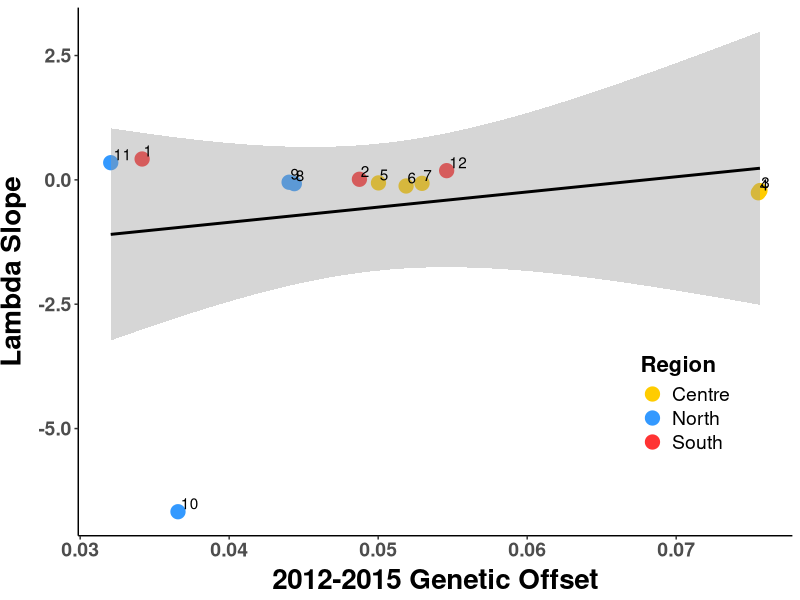
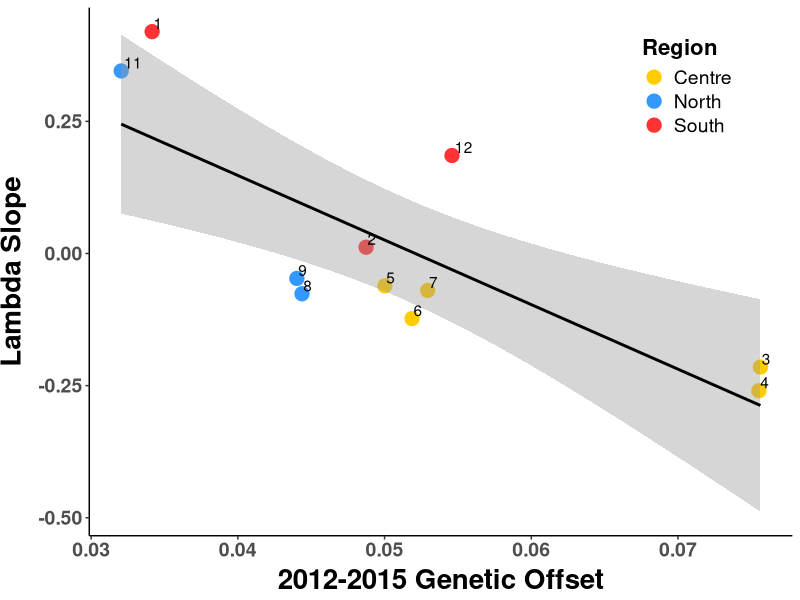
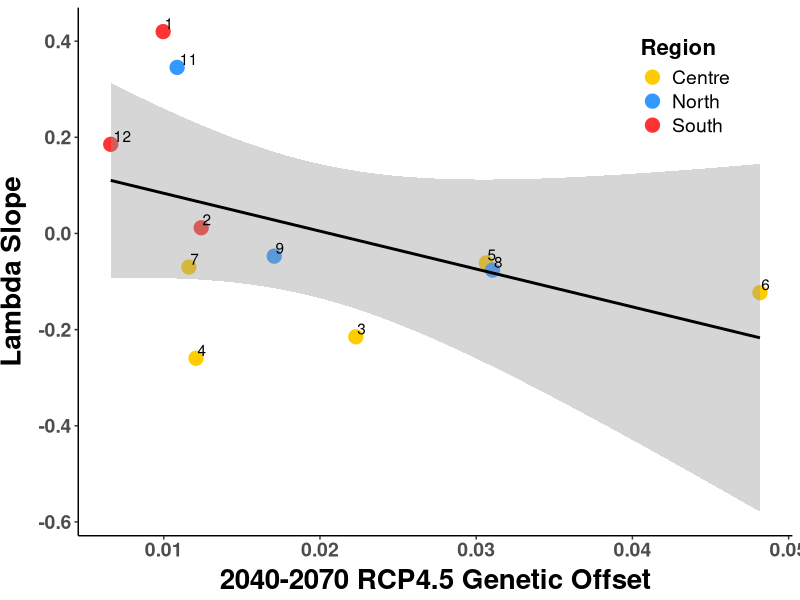
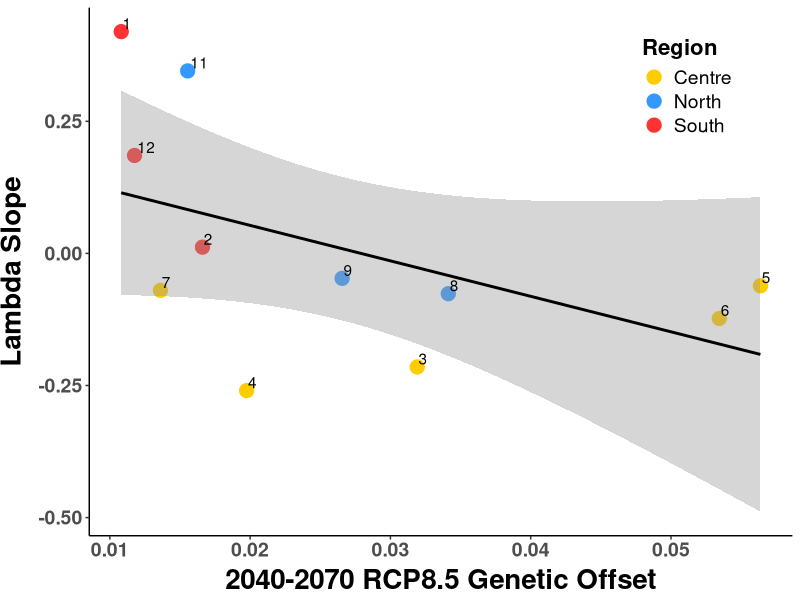
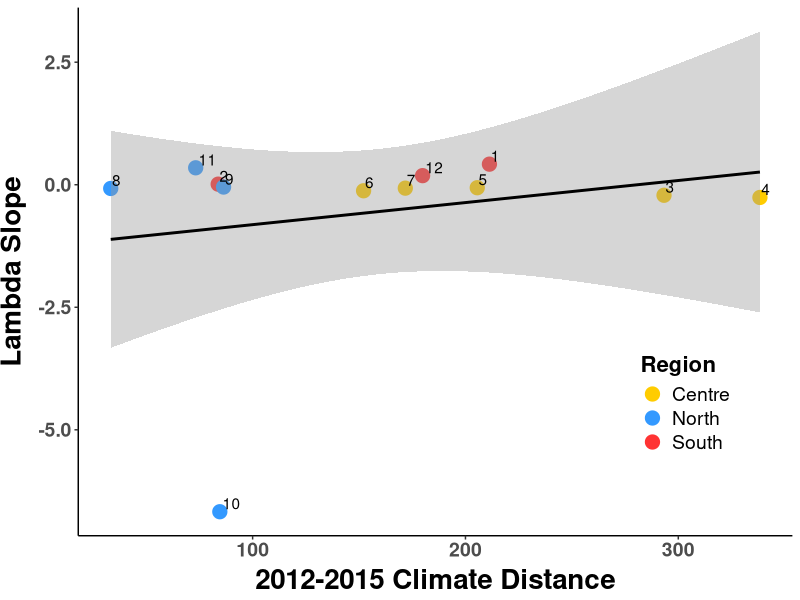
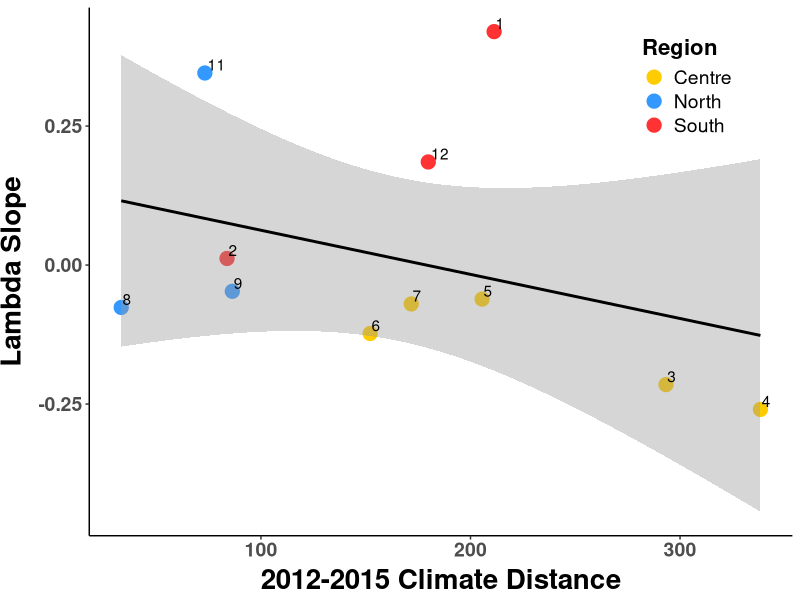
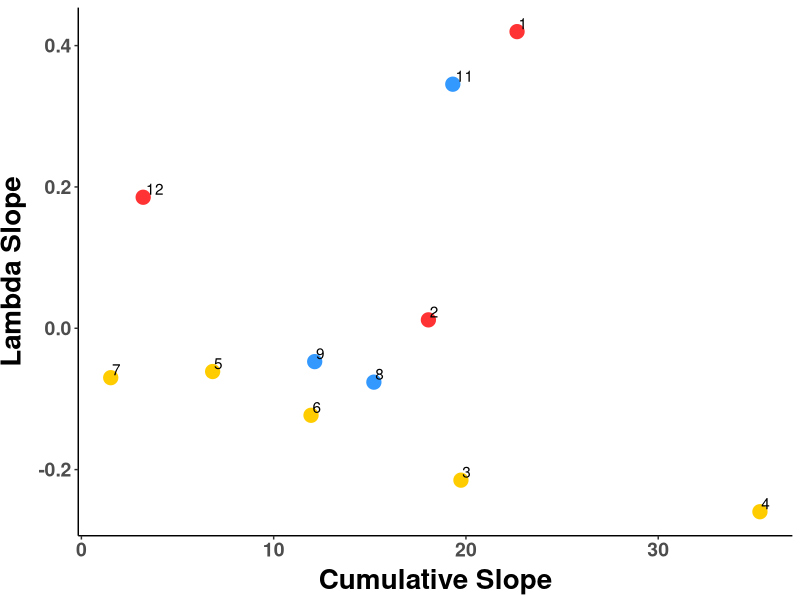
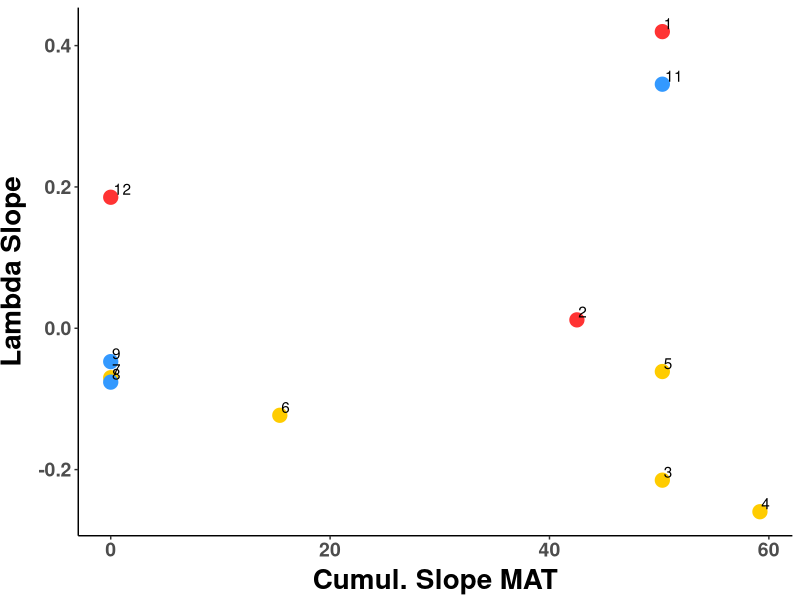

Write R code to recreate these figures, in order.
##################################################################################
## Gradient forest plots
## Author Daniel Anstett
## 
## 
## Last Modified September 19, 2022
###################################################################################

#Library install and import
library(tidyverse) 
library(car)
library(ggrepel)

#Import data
offset_pop_nocumul <- read_csv("Genomics_scripts/Data/offset_pop_lambda.csv")
slope.cumul <- read_csv("Genomics_scripts/Data/slope.cumul.csv")
slope.cumul.unique <- read_csv("Genomics_scripts/Data/slope.cumul.unique.csv")
offset_pop <- cbind(offset_pop_nocumul,slope.cumul,slope.cumul.unique)
colnames(offset_pop)[18] <- "cumul_MAT" ; colnames(offset_pop)[19] <- "cumul_MAP"

offset_pop_mod <- offset_pop %>% filter(Paper_ID!=10)

#stats
lm.1215 <- lm(lambda_slope~offset_1215,data=offset_pop)
lm.1215_mod <- lm(lambda_slope~offset_1215,data=offset_pop_mod)

lm.4.5_mod <- lm(lambda_slope~offset_4.5,data=offset_pop_mod)
lm.8.5_mod <- lm(lambda_slope~offset_8.5,data=offset_pop_mod)

lm.dist <- lm(lambda_slope~clim_distance,data=offset_pop)
lm.dist_mod <- lm(lambda_slope~clim_distance,data=offset_pop_mod)


#Without pop 10
summary(lm.1215_mod)
Anova(lm.1215_mod,type="III")

summary(lm.4.5_mod)
Anova(lm.4.5_mod,type="III")

summary(lm.8.5_mod)
Anova(lm.8.5_mod,type="III")

summary(lm.dist_mod)
Anova(lm.dist_mod,type="III")


# With pop 10
summary(lm.1215)
Anova(lm.1215,type="III")

summary(lm.dist)
Anova(lm.dist,type="III")




###########################################################################################################

#2012-2015 offset plotted against lambda
ggplot(offset_pop, aes(x=offset_1215, y=lambda_slope, label=Paper_ID)) + 
  geom_point(aes(color=Region), size =4.5)+
  geom_smooth(method=lm,color="black")+
#  geom_label_repel(aes(label = Paper_ID))+
  geom_text(hjust=-.15, vjust=-.2)+
  scale_y_continuous(name="Lambda Slope")+
  scale_x_continuous(name="2012-2015 Genetic Offset")+
  scale_color_manual(values= c("North"="#3399FF", "Centre"="#FFCC00", "South"="#FF3333"))+
  theme_classic() + theme(
    axis.text.x = element_text(size=14, face="bold"),
    axis.text.y = element_text(size=14,face="bold"),
    axis.title.x = element_text(color="black", size=20, vjust = 0.5, face="bold"),
    axis.title.y = element_text(color="black", size=20,vjust = 2, face="bold",hjust=0.5),
    legend.position = c(0.85, 0.25),legend.text=element_text(size=14),
    legend.title=element_text(size=16,face="bold"))
#ggsave("Graphs_Oct_22/offset_lambda_slope_1215.pdf",width=8, height = 6, units = "in")



#2012-2015 offset plotted against lambda, rm pop 10
ggplot(offset_pop_mod, aes(x=offset_1215, y=lambda_slope, label=Paper_ID)) + 
  geom_point(aes(color=Region), size =4.5)+
  geom_smooth(method=lm,color="black")+
  #  geom_label_repel(aes(label = Paper_ID))+
  geom_text(hjust=-.15, vjust=-.2)+
  scale_y_continuous(name="Lambda Slope")+
  scale_x_continuous(name="2012-2015 Genetic Offset")+
  scale_color_manual(values= c("North"="#3399FF", "Centre"="#FFCC00", "South"="#FF3333"))+
  theme_classic() + theme(
    axis.text.x = element_text(size=14, face="bold"),
    axis.text.y = element_text(size=14,face="bold"),
    axis.title.x = element_text(color="black", size=20, vjust = 0.5, face="bold"),
    axis.title.y = element_text(color="black", size=20,vjust = 2, face="bold",hjust=0.5),
    legend.position = c(0.85, 0.85),legend.text=element_text(size=14),
    legend.title=element_text(size=16,face="bold"))
#ggsave("Graphs_Oct_22/offset_lambda_slope_1215_mod.pdf",width=7, height = 5, units = "in")

#RCP 4.5 offset plotted against lambda, rm pop 10
ggplot(offset_pop_mod, aes(x=offset_4.5, y=lambda_slope, label=Paper_ID)) + 
  geom_point(aes(color=Region), size =4.5)+
  geom_smooth(method=lm,color="black")+
  #  geom_label_repel(aes(label = Paper_ID))+
  geom_text(hjust=-.15, vjust=-.2)+
  scale_y_continuous(name="Lambda Slope")+
  scale_x_continuous(name="2040-2070 RCP4.5 Genetic Offset")+
  scale_color_manual(values= c("North"="#3399FF", "Centre"="#FFCC00", "South"="#FF3333"))+
  theme_classic() + theme(
    axis.text.x = element_text(size=14, face="bold"),
    axis.text.y = element_text(size=14,face="bold"),
    axis.title.x = element_text(color="black", size=20, vjust = 0.5, face="bold"),
    axis.title.y = element_text(color="black", size=20,vjust = 2, face="bold",hjust=0.5),
    legend.position = c(0.85, 0.85),legend.text=element_text(size=14),
    legend.title=element_text(size=16,face="bold"))
ggsave("Graphs_Oct_22/offset_lambda_slope_rcp4.5_mod.pdf",width=7, height = 5, units = "in")

#RCP 4.5 offset plotted against lambda, rm pop 10
ggplot(offset_pop_mod, aes(x=offset_8.5, y=lambda_slope, label=Paper_ID)) + 
  geom_point(aes(color=Region), size =4.5)+
  geom_smooth(method=lm,color="black")+
  #  geom_label_repel(aes(label = Paper_ID))+
  geom_text(hjust=-.15, vjust=-.2)+
  scale_y_continuous(name="Lambda Slope")+
  scale_x_continuous(name="2040-2070 RCP8.5 Genetic Offset")+
  scale_color_manual(values= c("North"="#3399FF", "Centre"="#FFCC00", "South"="#FF3333"))+
  theme_classic() + theme(
    axis.text.x = element_text(size=14, face="bold"),
    axis.text.y = element_text(size=14,face="bold"),
    axis.title.x = element_text(color="black", size=20, vjust = 0.5, face="bold"),
    axis.title.y = element_text(color="black", size=20,vjust = 2, face="bold",hjust=0.5),
    legend.position = c(0.85, 0.85),legend.text=element_text(size=14),
    legend.title=element_text(size=16,face="bold"))
ggsave("Graphs_Oct_22/offset_lambda_slope_rcp8.5_mod.pdf",width=7, height = 5, units = "in")


###########################

#climate distance plotted against lambda
ggplot(offset_pop, aes(x=clim_distance, y=lambda_slope, label=Paper_ID)) + 
  geom_point(aes(color=Region), size =4.5)+
  geom_smooth(method=lm,color="black")+
  #  geom_label_repel(aes(label = Paper_ID))+
  geom_text(hjust=-.15, vjust=-.2)+
  scale_y_continuous(name="Lambda Slope")+
  scale_x_continuous(name="2012-2015 Climate Distance")+
  scale_color_manual(values= c("North"="#3399FF", "Centre"="#FFCC00", "South"="#FF3333"))+
  theme_classic() + theme(
    axis.text.x = element_text(size=14, face="bold"),
    axis.text.y = element_text(size=14,face="bold"),
    axis.title.x = element_text(color="black", size=20, vjust = 0.5, face="bold"),
    axis.title.y = element_text(color="black", size=20,vjust = 2, face="bold",hjust=0.5),
    legend.position = c(0.85, 0.25),legend.text=element_text(size=14),
    legend.title=element_text(size=16,face="bold"))
ggsave("Graphs_Oct_22/5_distance_lambda.pdf",width=8, height = 6, units = "in")

#climate distance plotted against lambda, rm pop 10
ggplot(offset_pop_mod, aes(x=clim_distance, y=lambda_slope, label=Paper_ID)) + 
  geom_point(aes(color=Region), size =4.5)+
  geom_smooth(method=lm,color="black")+
  #  geom_label_repel(aes(label = Paper_ID))+
  geom_text(hjust=-.15, vjust=-.2)+
  scale_y_continuous(name="Lambda Slope")+
  scale_x_continuous(name="2012-2015 Climate Distance")+
  scale_color_manual(values= c("North"="#3399FF", "Centre"="#FFCC00", "South"="#FF3333"))+
  theme_classic() + theme(
    axis.text.x = element_text(size=14, face="bold"),
    axis.text.y = element_text(size=14,face="bold"),
    axis.title.x = element_text(color="black", size=20, vjust = 0.5, face="bold"),
    axis.title.y = element_text(color="black", size=20,vjust = 2, face="bold",hjust=0.5),
    legend.position = c(0.85, 0.85),legend.text=element_text(size=14),
    legend.title=element_text(size=16,face="bold"))
ggsave("Graphs_Oct_22/5_distance_lambda_mod.pdf",width=7, height = 5, units = "in")




#######################################################################################################3####

##Cumulative slope plotted against lambda. No Site 10

#Cumulative meteric across all env of cumulative slope

#MAT
ggplot(offset_pop_mod, aes(x=cumul_slope, y=lambda_slope, label=Paper_ID)) + 
  geom_point(aes(color=Region), size =4.5)+
  #  geom_smooth(method=lm,color="black")+
  #  geom_label_repel(aes(label = Paper_ID))+
  geom_text(hjust=-.15, vjust=-.2)+
  scale_y_continuous(name="Lambda Slope")+
  scale_x_continuous(name="Cumulative Slope")+
  scale_color_manual(values= c("North"="#3399FF", "Centre"="#FFCC00", "South"="#FF3333"))+
  theme_classic() + theme(
    axis.text.x = element_text(size=14, face="bold"),
    axis.text.y = element_text(size=14,face="bold"),
    axis.title.x = element_text(color="black", size=20, vjust = 0.5, face="bold"),
    axis.title.y = element_text(color="black", size=20,vjust = 2, face="bold",hjust=0.5),
    legend.position = c(1.85, 0.85),legend.text=element_text(size=14),
    legend.title=element_text(size=16,face="bold"))
ggsave("Graphs_Oct_22/lamda_cumul_slope_unique.pdf",width=7, height = 5, units = "in")




#MAT
ggplot(offset_pop_mod, aes(x=cumul_MAT, y=lambda_slope, label=Paper_ID)) + 
  geom_point(aes(color=Region), size =4.5)+
  #  geom_smooth(method=lm,color="black")+
  #  geom_label_repel(aes(label = Paper_ID))+
  geom_text(hjust=-.15, vjust=-.2)+
  scale_y_continuous(name="Lambda Slope")+
  scale_x_continuous(name="Cumul. Slope MAT")+
  scale_color_manual(values= c("North"="#3399FF", "Centre"="#FFCC00", "South"="#FF3333"))+
  theme_classic() + theme(
    axis.text.x = element_text(size=14, face="bold"),
    axis.text.y = element_text(size=14,face="bold"),
    axis.title.x = element_text(color="black", size=20, vjust = 0.5, face="bold"),
    axis.title.y = element_text(color="black", size=20,vjust = 2, face="bold",hjust=0.5),
    legend.position = c(1.85, 0.85),legend.text=element_text(size=14),
    legend.title=element_text(size=16,face="bold"))
ggsave("Graphs_Oct_22/lamda_cumul_slope_mat.pdf",width=7, height = 5, units = "in")

#MAP
ggplot(offset_pop_mod, aes(x=cumul_MAP, y=lambda_slope, label=Paper_ID)) + 
  geom_point(aes(color=Region), size =4.5)+
  #  geom_smooth(method=lm,color="black")+
  #  geom_label_repel(aes(label = Paper_ID))+
  geom_text(hjust=-.15, vjust=-.2)+
  scale_y_continuous(name="Lambda Slope")+
  scale_x_continuous(name="Cumul. Slope MAP")+
  scale_color_manual(values= c("North"="#3399FF", "Centre"="#FFCC00", "South"="#FF3333"))+
  theme_classic() + theme(
    axis.text.x = element_text(size=14, face="bold"),
    axis.text.y = element_text(size=14,face="bold"),
    axis.title.x = element_text(color="black", size=20, vjust = 0.5, face="bold"),
    axis.title.y = element_text(color="black", size=20,vjust = 2, face="bold",hjust=0.5),
    legend.position = c(1.85, 0.85),legend.text=element_text(size=14),
    legend.title=element_text(size=16,face="bold"))
ggsave("Graphs_Oct_22/lamda_cumul_slope_map.pdf",width=7, height = 5, units = "in")


#CMD
ggplot(offset_pop_mod, aes(x=cumul_CMD, y=lambda_slope, label=Paper_ID)) + 
  geom_point(aes(color=Region), size =4.5)+
  #  geom_smooth(method=lm,color="black")+
  #  geom_label_repel(aes(label = Paper_ID))+
  geom_text(hjust=-.15, vjust=-.2)+
  scale_y_continuous(name="Lambda Slope")+
  scale_x_continuous(name="Cumul. Slope CMD")+
  scale_color_manual(values= c("North"="#3399FF", "Centre"="#FFCC00", "South"="#FF3333"))+
  theme_classic() + theme(
    axis.text.x = element_text(size=14, face="bold"),
    axis.text.y = element_text(size=14,face="bold"),
    axis.title.x = element_text(color="black", size=20, vjust = 0.5, face="bold"),
    axis.title.y = element_text(color="black", size=20,vjust = 2, face="bold",hjust=0.5),
    legend.position = c(1.85, 0.85),legend.text=element_text(size=14),
    legend.title=element_text(size=16,face="bold"))
ggsave("Graphs_Oct_22/lamda_cumul_slope_cmd.pdf",width=7, height = 5, units = "in")




#######################################################################################################3####

##Cumulative slope plotted 2012-2015 offset. No Site 10


#cumul predicting offset
ggplot(offset_pop, aes(x=cumul_slope, y=offset_1215, label=Paper_ID)) + 
  geom_point(aes(color=Region), size =4.5)+
  #  geom_smooth(method=lm,color="black")+
  #  geom_label_repel(aes(label = Paper_ID))+
  geom_text(hjust=-.15, vjust=-.2)+
  scale_y_continuous(name="2012-2015 Genetic Offset")+
  scale_x_continuous(name="Cumulative Slope")+
  scale_color_manual(values= c("North"="#3399FF", "Centre"="#FFCC00", "South"="#FF3333"))+
  theme_classic() + theme(
    axis.text.x = element_text(size=14, face="bold"),
    axis.text.y = element_text(size=14,face="bold"),
    axis.title.x = element_text(color="black", size=20, vjust = 0.5, face="bold"),
    axis.title.y = element_text(color="black", size=20,vjust = 2, face="bold",hjust=0.5),
    legend.position = c(1.85, 0.85),legend.text=element_text(size=14),
    legend.title=element_text(size=16,face="bold"))
ggsave("Graphs_Oct_22/cumul_offset.pdf",width=7, height = 5, units = "in")

#cumul predicting offset
ggplot(offset_pop, aes(x=offset_1215, y=cumul_slope, label=Paper_ID)) + 
  geom_point(aes(color=Region), size =4.5)+
  #  geom_smooth(method=lm,color="black")+
  #  geom_label_repel(aes(label = Paper_ID))+
  geom_text(hjust=-.15, vjust=-.2)+
  scale_y_continuous(name="Cumulative Slope")+
  scale_x_continuous(name="2012-2015 Genetic Offset")+
  scale_color_manual(values= c("North"="#3399FF", "Centre"="#FFCC00", "South"="#FF3333"))+
  theme_classic() + theme(
    axis.text.x = element_text(size=14, face="bold"),
    axis.text.y = element_text(size=14,face="bold"),
    axis.title.x = element_text(color="black", size=20, vjust = 0.5, face="bold"),
    axis.title.y = element_text(color="black", size=20,vjust = 2, face="bold",hjust=0.5),
    legend.position = c(1.85, 0.85),legend.text=element_text(size=14),
    legend.title=element_text(size=16,face="bold"))
ggsave("Graphs_Oct_22/offset_cumul.pdf",width=7, height = 5, units = "in")

